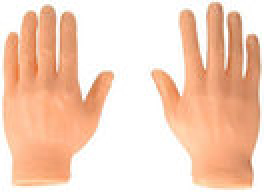
#> input picture images/132x96.jpg, 132 x 96 px (shown 2 times larger)
$ python hog.py   (older library calls are emulated)
#> lines starting #> are read from the running program, lines starting #| are printed output that depends on the picture; after the words box and inside, x2 and y2 are one past the last pixel; in counts of white or black regions, pixels touching at a corner belong together
import timeit
import cv2
import numpy as np
from matplotlib import pyplot as plt
import multiprocessing

np.set_printoptions(threshold=np.inf)

def blockify(arr, nrows, ncols, z):
   h, w = arr.shape[:2]
   return (arr.reshape(h//nrows, nrows, -1, ncols, z)
           .swapaxes(1,2)
           .reshape(-1, nrows, ncols, z))

def crop(img, cell_size):
    h, w = img.shape
    #crop height and width to be divisble by cell_size
    excessh = h - h % cell_size
    excessw = w - w % cell_size
    img = img[:excessh, :excessw]
    return img

def process(img):
    # run img through Sobel operators (edge detection)
    # calculate magnitude and direction (in angles) of the image
    # mag: (dx**2 + dy**2) // 2, angle: arctan(dy / dx)
    mag, angle = cv2.cartToPolar(cv2.Sobel(img,cv2.CV_64F,1,0,ksize=3), cv2.Sobel(img,cv2.CV_64F,0,1,ksize=3), angleInDegrees=True)
    mag, angle = mag.round(2), np.uint8(angle)
    return mag, angle

def angle_hog(angle, mag, cell_size):
    # create unsigned angles
    angle[angle > 180] *= np.uint8(-1)
    angle[angle < -180] += np.uint8(360)
    # 96,128 + 96,128 => 192,8,8,2
    combi = blockify(np.vstack(([mag.T], [angle.T])).T, cell_size, cell_size, 2)
    hxw = combi.shape[0]
    # 192,8,8,2 => 192,64,2
    combi = combi.reshape(hxw, cell_size**2, 2)
    histolist = np.zeros((hxw, 9))
    for i in range(hxw):
        for m,a in combi[i]:
            histogram = np.zeros(9)
            base = int((a-(a%20)) % 180 / 20)
            base2 = (base+1) % 9
            m1 = m * float((a%20) / 20)
            m2 = m - m1
            histogram[base] += m2
            histogram[base2] += m1
        histolist[i] = histogram
    #add 9-bin histogram to list
    n1 = int(angle.shape[0] / cell_size)
    n2 = int(hxw / n1)
    histolist = histolist.reshape(n1, n2, 9)
    return histolist

def mag_normalize(histo, cell_size):
    h,w,z = histo.shape
    newhistolist = np.zeros((h-1, w-1, (cell_size**2)*9))
    for y in range(h-2):
        for x in range(w-2):
            block = histo[y:y+2,x:x+2].reshape(36)
            newhistolist[y,x] = np.linalg.norm(block) * block
    return newhistolist

def final_vectorize(normalized_blocks):
    h, w, z = normalized_blocks.shape
    return normalized_blocks.reshape(h*w*z)

def show(img, mag):
    plt.subplot(1,2,1),plt.imshow(img,cmap = 'viridis')
    plt.title('Original'), plt.xticks([]), plt.yticks([])
    plt.subplot(1,2,2),plt.imshow(mag,cmap = 'viridis')
    plt.title('Magnitude'), plt.xticks([]), plt.yticks([])
    plt.show()

setup = '''
'''
img = cv2.imread('images/132x96.jpg',0)
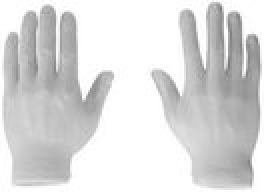
#> img: shape (96, 132) (shown 2 times larger); min 121, max 255, mean 218.1
img = crop(img, 8)
#> in crop, `img = img[:excessh, :excessw]`:
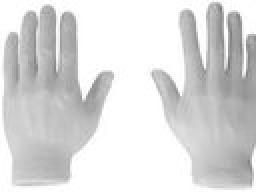
#> img: shape (96, 128) (shown 2 times larger); min 121, max 255, mean 217.7
mag, angle = process(img)
#> in process, `mag, angle = cv2.cartToPolar(cv2.Sobel(img,cv2.CV_64F,1,0,ksize=3), cv..`:
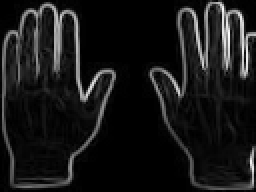
#> mag: shape (96, 128) float64 (shown 2 times larger); min 0, max 505, mean 47.7; drawn with min black and max white
#> in process, `mag, angle = cv2.cartToPolar(cv2.Sobel(img,cv2.CV_64F,1,0,ksize=3), cv..`:
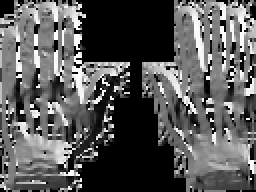
#> angle: shape (96, 128) float64 (shown 2 times larger); min 0, max 359.8, mean 125; drawn with min black and max white
#> in process, `mag, angle = mag.round(2), np.uint8(angle)`:
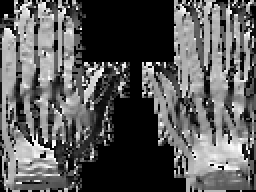
#> angle: shape (96, 128) (shown 2 times larger); min 0, max 255, mean 89.1
#print(timeit.timeit("result = angle_hog(angle, mag, 8)",setup=setup, number=100))
result = angle_hog(angle, mag, 8)
#> in angle_hog, `angle[angle > 180] *= np.uint8(-1)`:
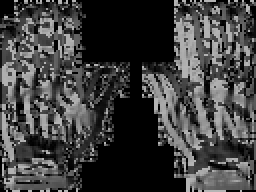
#> angle: shape (96, 128) (shown 2 times larger); 16.92% of pixels changed, all inside (x1, y1, x2, y2) = (1, 1, 127, 95)
result2 = mag_normalize(result, 2)
result3 = final_vectorize(result2)
#> result3 = 5940 values, max 296397.7 at index 464, min 0 at index 2, mean 1489.5
print(result3.shape)
#| (5940,)
#show(img, mag)
